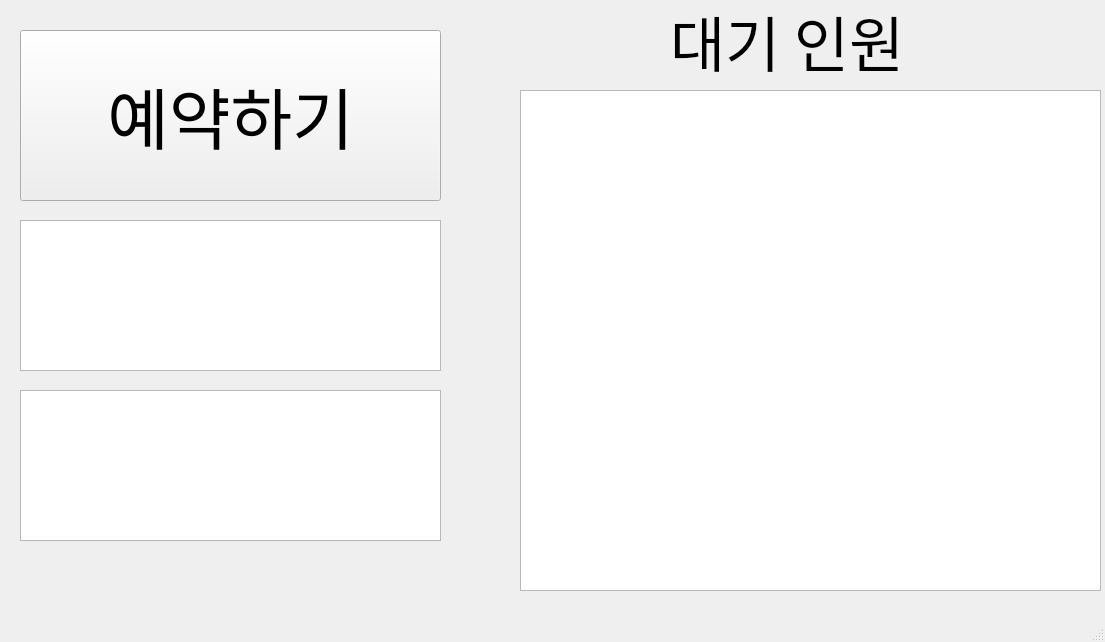
<?xml version="1.0" encoding="UTF-8"?>
<ui version="4.0">
 <class>MainWindow</class>
 <widget class="QMainWindow" name="MainWindow">
  <property name="geometry">
   <rect>
    <x>0</x>
    <y>0</y>
    <width>1105</width>
    <height>642</height>
   </rect>
  </property>
  <property name="windowTitle">
   <string>MainWindow</string>
  </property>
  <widget class="QWidget" name="centralwidget">
   <widget class="QLabel" name="label">
    <property name="geometry">
     <rect>
      <x>670</x>
      <y>-40</y>
      <width>371</width>
      <height>161</height>
     </rect>
    </property>
    <property name="font">
     <font>
      <family>메이플스토리</family>
      <pointsize>45</pointsize>
     </font>
    </property>
    <property name="text">
     <string>대기 인원 </string>
    </property>
   </widget>
   <widget class="QPushButton" name="pushButton">
    <property name="geometry">
     <rect>
      <x>20</x>
      <y>30</y>
      <width>421</width>
      <height>171</height>
     </rect>
    </property>
    <property name="font">
     <font>
      <pointsize>50</pointsize>
     </font>
    </property>
    <property name="text">
     <string>예약하기</string>
    </property>
   </widget>
   <widget class="QListWidget" name="listWidget">
    <property name="geometry">
     <rect>
      <x>520</x>
      <y>90</y>
      <width>581</width>
      <height>501</height>
     </rect>
    </property>
    <property name="font">
     <font>
      <pointsize>20</pointsize>
     </font>
    </property>
    <property name="textElideMode">
     <enum>Qt::ElideMiddle</enum>
    </property>
   </widget>
   <widget class="QTextEdit" name="textEdit">
    <property name="geometry">
     <rect>
      <x>20</x>
      <y>220</y>
      <width>421</width>
      <height>151</height>
     </rect>
    </property>
    <property name="font">
     <font>
      <pointsize>38</pointsize>
     </font>
    </property>
    <property name="sizeAdjustPolicy">
     <enum>QAbstractScrollArea::AdjustToContents</enum>
    </property>
   </widget>
   <widget class="QTextEdit" name="textEdit_2">
    <property name="geometry">
     <rect>
      <x>20</x>
      <y>390</y>
      <width>421</width>
      <height>151</height>
     </rect>
    </property>
    <property name="font">
     <font>
      <pointsize>38</pointsize>
     </font>
    </property>
   </widget>
  </widget>
  <widget class="QMenuBar" name="menubar">
   <property name="geometry">
    <rect>
     <x>0</x>
     <y>0</y>
     <width>1105</width>
     <height>26</height>
    </rect>
   </property>
  </widget>
  <widget class="QStatusBar" name="statusbar"/>
 </widget>
 <resources/>
 <connections/>
</ui>
